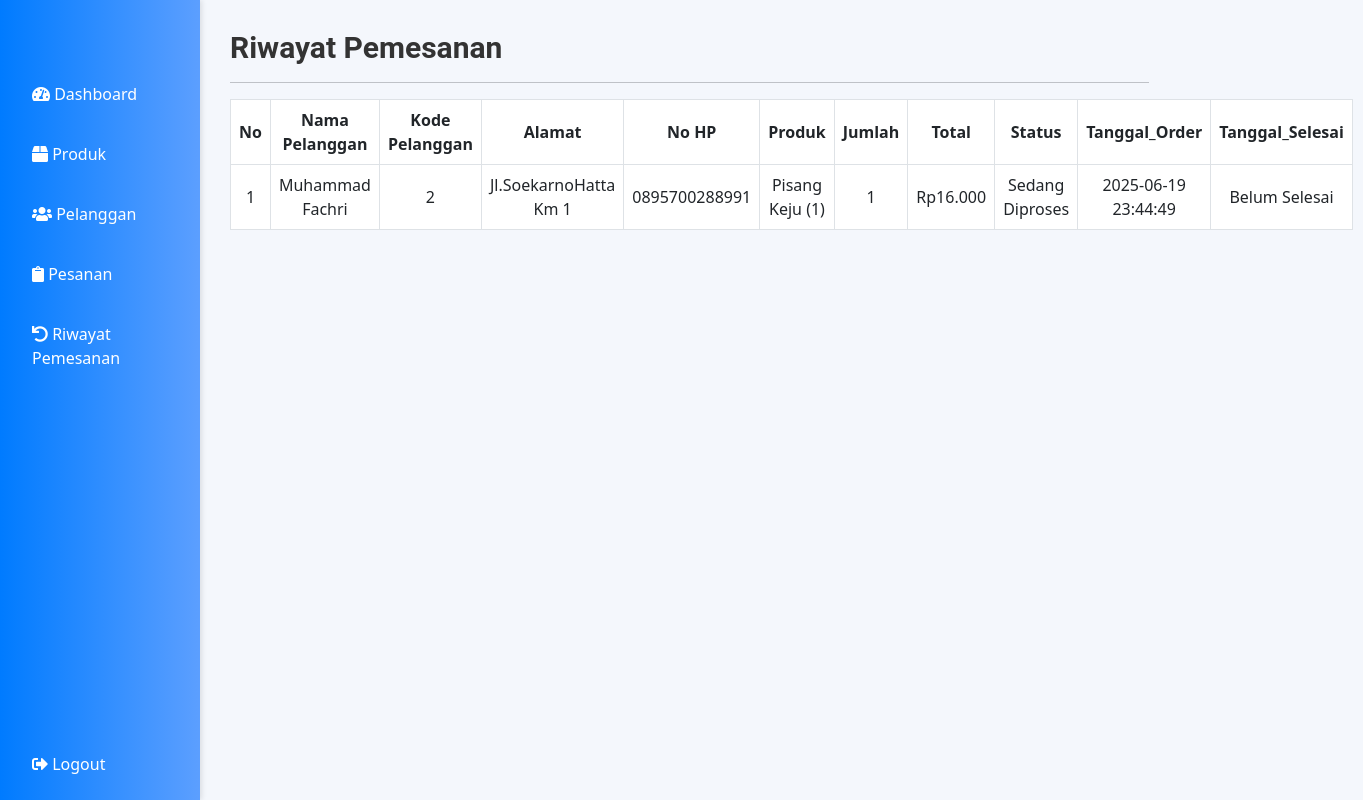
Page /admin/riwayatpemesanan.php (signed in) on the committed database.
### tables this page shows
CREATE TABLE `orders` (
  `order_id` int(11) NOT NULL,
  `cust_id` int(11) NOT NULL,
  `cust_ip` varchar(225) NOT NULL,
  `total` decimal(6,3) DEFAULT NULL,
  `name` varchar(50) NOT NULL,
  `alamat` varchar(100) NOT NULL,
  `phone` varchar(15) DEFAULT NULL,
  `delivery_type` text NOT NULL,
  `payment` text NOT NULL,
  `status` varchar(20) NOT NULL,
  `tanggal_order` datetime DEFAULT NULL,
  `tanggal_selesai` datetime DEFAULT NULL,
  `estimasi` varchar(50) DEFAULT NULL,
  `aktif` tinyint(1) NOT NULL DEFAULT 0
);

### admin/riwayatpemesanan.php (the view, shortened to what this page needs)
<?php
include "../koneksi/koneksi.php";
?>
<!DOCTYPE html>
<html lang="en">
<head>
  <link href="https://cdn.jsdelivr.net/npm/bootstrap@5.3.0/dist/css/bootstrap.min.css" rel="stylesheet">
  <link rel="stylesheet" href="https://cdnjs.cloudflare.com/ajax/libs/font-awesome/5.15.3/css/all.min.css">
</head>
<body>
  <div class="sidebar">
    <a href="dashboard.php"><i class="fas fa-tachometer-alt"></i> Dashboard</a>
    <a href="produk.php"><i class="fas fa-box"></i> Produk</a>
    <a href="pelanggan.php"><i class="fas fa-users"></i> Pelanggan</a>
    <a href="pesanan.php"><i class="fas fa-clipboard"></i> Pesanan</a>
    <a href="riwayatpemesanan.php"><i class="fas fa-undo"></i> Riwayat Pemesanan</a>
    <div style="flex-grow: 1;"></div>
    <a href="logout.php"><i class="fas fa-sign-out-alt"></i> Logout</a>
  </div>
  <div class="content">
    <div class="col-sm-9 col-sm-offset-3 col-md-10 col-md-offset-2 main">
      <h2 class="page-header">Riwayat Pemesanan</h2>
      <hr>
      <table id="tabelpesanan" class="table table-bordered table-hover">
        <thead>
          <tr>
            <th>No</th>
            <th>Nama Pelanggan</th>
            <th>Kode Pelanggan</th>
            <th>Alamat</th>
            <th>No HP</th>
            <th>Produk</th>
            <th>Jumlah</th>
            <th>Total</th>
            <th>Status</th>
            <th>Tanggal_Order</th>
            <th>Tanggal_Selesai</th>
          </tr>
        </thead>
        <?php
        $query = "SELECT
        orders.order_id,
        orders.cust_id,
        orders.total,
        orders.name,
        orders.alamat,
        orders.phone,
        orders.status,
        orders.tanggal_order,
        orders.tanggal_selesai,
        GROUP_CONCAT(items.item_name SEPARATOR ', ') AS produk,
        GROUP_CONCAT(order_items.qty SEPARATOR ', ') AS jumlah
        from orders
        JOIN order_items ON orders.order_id = order_items.order_id
        JOIN items ON order_items.item_id = items.item_id
        GROUP BY orders.order_id";
        $result = $conn->query($query);
        $no = 1;
        while ($lihat = $result->fetch(PDO::FETCH_ASSOC)) {
          $total_produk = $lihat['total'];
          $produk = explode(', ', $lihat['produk']);
          $jumlah = explode(', ', $lihat['jumlah']);
        ?>
          <tbody>
            <tr>
              <td><?php echo $no; ?></td>
              <td><?php echo $lihat['name']; ?></td>
              <td><?php echo $lihat['cust_id']; ?></td>
              <td><?php echo $lihat['alamat']; ?></td>
              <td><?php echo $lihat['phone']; ?></td>
              <td>
                <?php foreach ($produk as $key => $value) {
                  echo $value . ' (' . $jumlah[$key] . ')<br>';
                } ?>
              </td>
              <td>
                <?php
                $total_jumlah = array_sum($jumlah);
                echo $total_jumlah;
                ?>
              </td>
              <td><?php echo 'Rp' . $total_produk; ?></td>
              <td><?php echo $lihat['status']; ?></td>
              <td><?php echo $lihat['tanggal_order']; ?></td>
              <td>
                <?php if (empty($lihat['tanggal_selesai'])) { ?>
                  Belum Selesai
                <?php } else { ?>
                  <?php echo $lihat['tanggal_selesai']; ?>
                <?php } ?>
              </td>
            </tr>
            <?php $no++; ?>
          <?php
        } ?>
          </tbody>
      </table>
    </div>
  </div>
</body>
</html>

### admin/riwayatpemesanan.php (style rules this page uses)
.sidebar { height: 100%; width: 200px; position: fixed; z-index: 1; top: 0; left: 0; background: linear-gradient(to right, #007bff, #5c9fff); display: flex; flex-direction: column; padding-top: 70px; box-shadow: 2px 0 5px rgba(0, 0, 0, 0.1); }
.sidebar a { padding: 12px 8px 12px 32px; text-decoration: none; font-size: 16px; color: white; display: block; margin-bottom: 12px; border-radius: 4px; transition: background-color 0.3s ease, transform 0.2s ease; }
.content { margin-left: 200px; padding: 30px; background-color: #f4f7fc; min-height: 100vh; }
.page-header { font-size: 30px; font-weight: bold; color: #333; text-align: left; }
#tabelpesanan th, #tabelpesanan td { text-align: center; vertical-align: middle; }
h2.page-header { font-family: 'Roboto', sans-serif; }

### rows in the picture
orders: name "Muhammad Fachri", cust "2", alamat "Jl.SoekarnoHatta Km 1", phone "0895700288991", value "Pisang Keju", key "1", total_jumlah "1", total "16.000", status "Sedang Diproses", tanggal_order "2025-06-19 23:44:49", shows "Belum Selesai"
